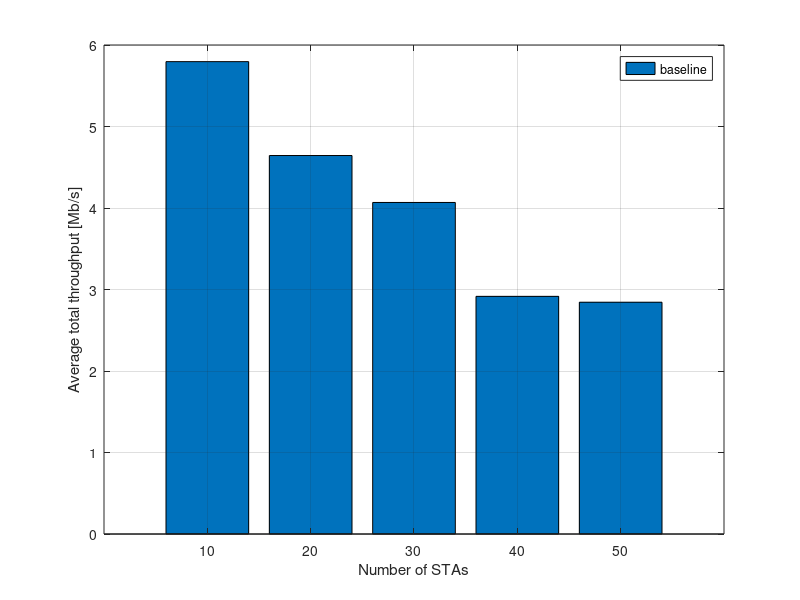

The MATLAB script that drew this image:
function csmaca
clear all; close all;

NumSta=[10:10:50];
%NumSta=[10:10:10];
NumIter=5;
%NumIter=1;

SimuTime=1000;              % Simulation duration
%SimuTime=500;
SlotTime=1e-6;              % Duration of each timeslot
PktLen=180;                 % Number of bits per packet
DataRate=[6 9 12 18].*1e6;  % Available data rate (Mbps)
CWmin=32;                                       % Minimum contention window
CWmax=1024;                                     % Maximum contention window

for i=1:length(NumSta)
    for j=1:NumIter
        nn = NumSta(i);
        StaRate=DataRate(ceil(rand(1,nn)*4));       % Random rate of each station

        lambda=ones(1,nn)*10000;                    % Mean arrival of stations
        %InterPktTime=(ones(1,nn)./lambda)/SlotTime; % Arrival time of the first packets
        for n=1:nn
            InterPktTime(n) = 1/poissrnd(lambda(n))/SlotTime;
        end
        disp(InterPktTime)
        
        StaPktCnt=zeros(1,nn);                      % Accumulated packet count of each station
        StaPktQ=[];                                 % Packet queue of each station
        SentBitCnt=zeros(1,nn);                     % Number of sent bits per station

        CW=ones(1,nn)*CWmin;                        % CW of each station
        backoff=randi([1,CWmin],1,nn);            % Initial backoff counter

        isBusy=0;           % flag denoting whether the medium is busy
        NumTx=0;            % Accumulated number of transmissions
        NumCollision=0;     % Accumulated number of collisions

        for t=1:SimuTime
            sprintf("=========== timeslot: %d ============", t)
            % schedule packet arrival events
            [InterPktTime, StaPktQ, StaPktCnt] = generate_pkt(InterPktTime, nn, PktLen, SlotTime, StaPktQ, StaPktCnt,lambda);

            % When the medium is idle
            if (~isBusy)
                % identify stations who have packets queued
                uid = find(StaPktCnt > 0);
                % continue if no one has packet
                if (length(uid) == 0)
                    continue;
                end
                % all pending stations count down together
                backoff(uid) = backoff(uid) - 1;
                
                % trigger transmissions when someone counts down to 0
                if (min(backoff(uid)) == 0)
                    % TODO: modify the following block to enable CSMA/CA
                    % identify the station ID of senders
                    ix = find(backoff(uid)==0);
                    uid = uid(ix);
                    % winner_ix = find(rand(1,length(uid)) < 0.2/nn*10) % TODO: now pick by probability. Should be removed
                    % winner = uid(winner_ix)
                    winner = uid;
                    % TODO END

                    % check whether collisions occur
                    if(length(winner) == 1)
                        SentBitCnt(winner) = SentBitCnt(winner) + StaPktQ(winner);
                        StaPktCnt(winner) = StaPktCnt(winner)-1;
                        StaPktQ(winner,1:end-1) = StaPktQ(winner,2:end);
                        % TODO: update CW here
                        CW(winner) = CWmin;
                    else
                        NumCollision = NumCollision + 1;
                        for k=1:length(winner)
                            CW(winner(k)) = CW(winner(k)) * 2;
                            if (CW(winner(k)) >= CWmax)
                                CW(winner(k)) = CWmax;
                            end
                        end
                    end

                    % TODO: update the backoff counter of each sender
                    % TODO: modify this based on exponential random backoff
                    for k=1:length(winner)
                        backoff(winner(k)) = randi([1,CW(winner(k))],1,1);
                    end

                    % TODO: may modify this in your final code since CSMA/CA will always have a winner
                    if (length(winner) > 0)     % flag the medium as busy and update the statistics
                        isBusy = 1;
                        txTime = round(max((StaPktQ(winner)./StaRate(winner)))./SlotTime);
                        NumTx = NumTx + 1;
                    end
                    
                    StaPktCnt
                    SentBitCnt
                end
            else % channel buzy
                txTime = txTime - 1;
                if (txTime <= 0)
                    isBusy = 0;
                    'Channel becomes idle'
                end
            end
        end
        SentBitCnt
        NumTx
        NumCollision
        tput = SentBitCnt/(SimuTime*SlotTime)./1e6
        total_tput(i,j) = sum(tput)
    end    
end
bar(NumSta,mean(total_tput,2))
xlabel('Number of STAs');
ylabel('Average total throughput [Mb/s]');
legend('baseline');
grid;
saveas(gcf,'rate.jpg','jpg')

function [InterPktTime, StaPktQ, StaPktCnt] = generate_pkt(InterPktTime, nn, PktLen, SlotTime, StaPktQ, StaPktCnt,lambda)
InterPktTime = InterPktTime - 1;
for u=1:length(InterPktTime)
    if(floor(InterPktTime(u)) == 0)
        StaPktCnt(u) = StaPktCnt(u) + 1;
        StaPktQ(u,StaPktCnt(u)) = PktLen;
        %InterPktTime(u)=1/lambda(u)/SlotTime;   % TODO: update the interarrival time here
        InterPktTime(u) = 1/poissrnd(lambda(u))/SlotTime;
        if (u == nn)        % for debugging
            StaPktCnt
        end
    end
end
return;
